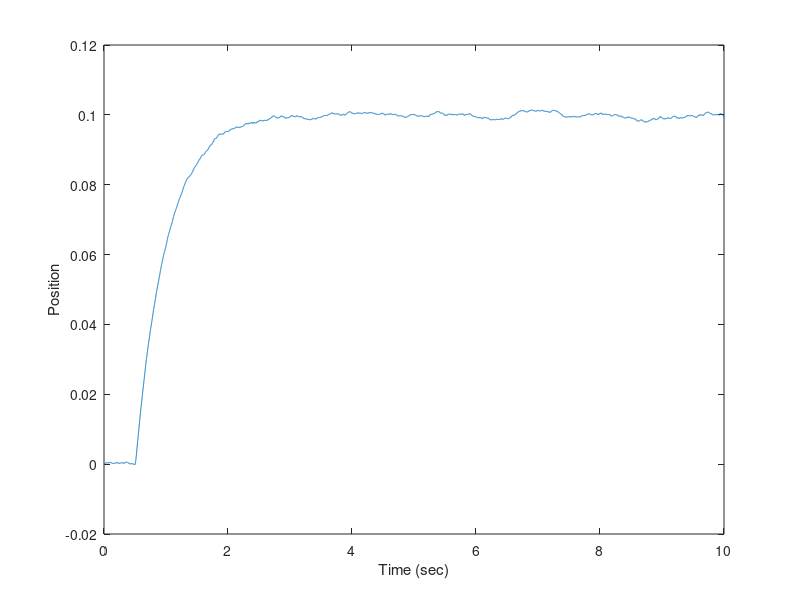
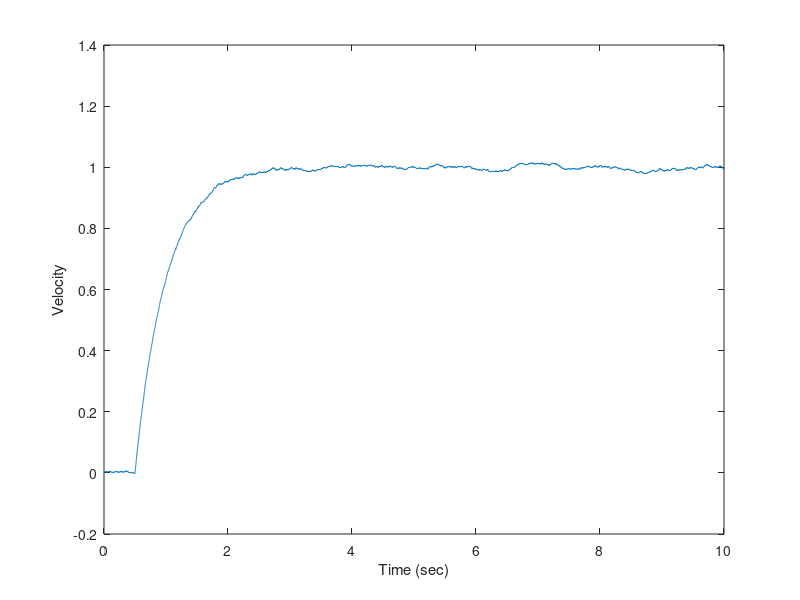

The MATLAB source for these figures, in order: (Note: this script raises an error after producing the figures.)
%% Setting up workspace
close all; % Close all figures and windows
clear; % Clear workspace
clc; % Clears screen
%% Initializing parameters
tf = 10; % Final time in simulation
T = 1e-3; % Sample rate
t = 0:T:tf; % Time vector
n = 2; % Number of states
m = 2; % Number of measurements
A = [-0.1/0.001 , 0.01/0.001; -0.01/0.5 , -1/0.5]; % System matrix for single motor in continuous time
B = [0;1/0.5]; % Input matrix for single motor in continuous time
C_c = [1,0]; % Measurement matrix for single motor in continuous time


% A= exp(A_c*T); %Discrete system matrix for single motor
% B=inv(A_c)*(A-eye(2))*B_c;
C = eye(m); % Measurement matrix
x = zeros(n, length(t)); % Initializes states to zero
z = zeros(m, length(t)); % Initializes measurements to zero
u = randn(1, length(t)); % Random input
u = u./max(abs(u)); % Normalizes input between -1 and +1
u(0.5/T:end) = u(0.5/T:end) + 1; % Adds step value to second-half of the input
%% Simulate dynamics (for loop)
for k = 1:length(t)-1 % For loop that simulates 1 second
    x(:,k+1) = (A*x(:,k) + B*u(k))*T+x(:,k); % Linear state space equation
    z(:,k+1) = C*x(:,k+1); % Linear measurement equation
end
%% Results
figure; plot(t, x(1,:)); xlabel('Time (sec)'); ylabel('Position'); % Plots position with time
figure; plot(t, x(2,:)); xlabel('Time (sec)'); ylabel('Velocity'); % Plots velocity with time
figure; plot(t, x(3,:)); xlabel('Time (sec)'); ylabel('Acceleration'); % Plots acceleration with time
figure; plot(t, u); xlabel('Time (sec)'); ylabel('Input'); % Plots input with time